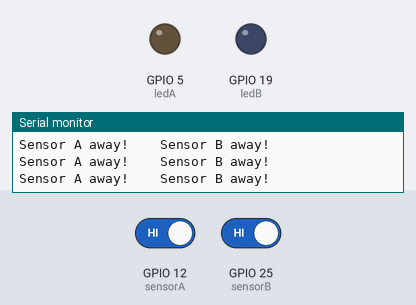
Simulated run of this program. Board: ESP32. Parts: output pins drawn as LEDs (lit = HIGH), the last lines printed to the serial monitor. Inputs (shaded band) come from the test bench; at power-on: GPIO 12 (sensorA) HIGH, GPIO 25 (sensorB) HIGH.

Above: at 1.2 s.
1.3 s: GPIO 12 (sensorA) driven LOW
At 1.8 s:
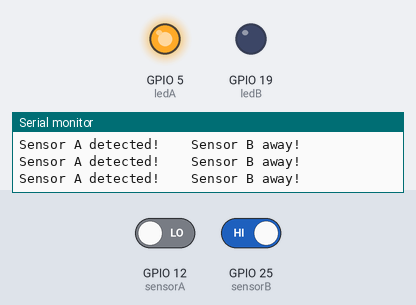
2.8 s: GPIO 25 (sensorB) driven LOW
At 3.1 s:
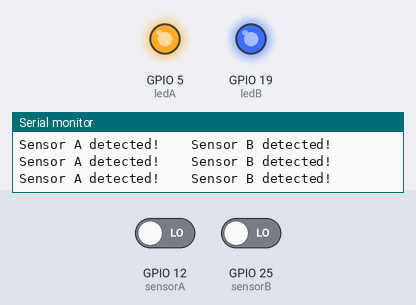
4.3 s: GPIO 12 (sensorA) driven HIGH
At 5.5 s:
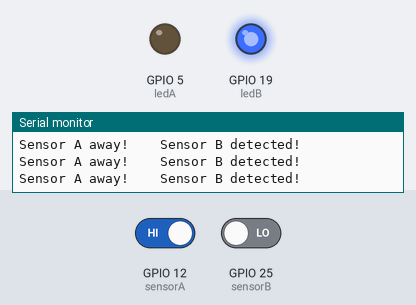
5.8 s: GPIO 25 (sensorB) driven HIGH
At 6.9 s:
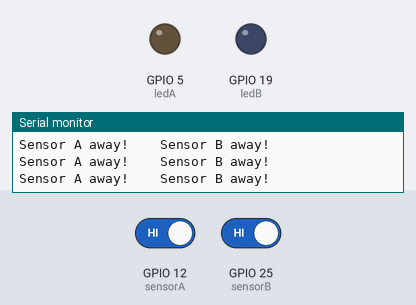
Timing chart, 0 to 8.3 s (numbered marks = the images above; inputs shaded):
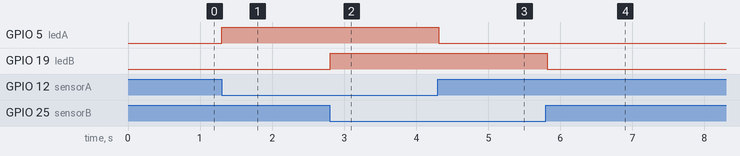

Measured:
- after the input at 1.3 s, GPIO 5 (ledA): LOW → HIGH at once
- after the input at 2.8 s, GPIO 19 (ledB): LOW → HIGH at once
- after the input at 4.3 s, GPIO 5 (ledA): HIGH → LOW at once
- after the input at 5.8 s, GPIO 19 (ledB): HIGH → LOW at once

The program:

main.cpp
```cpp
#include <Arduino.h>

#define sensorA 12
#define sensorB 25
#define ledA 5
#define ledB 19

// alguma coisa

void setup() {
  Serial.begin(115200);
  pinMode(sensorA, INPUT);
  pinMode(sensorB, INPUT);
  pinMode(ledA, OUTPUT);
  pinMode(ledB, OUTPUT);
  Serial.println("All pins set");
}

void loop() {
  if(digitalRead(sensorA) == LOW){
    digitalWrite(ledA, HIGH);
    Serial.print("Sensor A detected!");
  } else {
    digitalWrite(ledA, LOW);
    Serial.print("Sensor A away!");
  }

  if(digitalRead(sensorB) == LOW){
    digitalWrite(ledB, HIGH);
    Serial.println("    Sensor B detected!");
  } else {
    digitalWrite(ledB, LOW);
    Serial.println("    Sensor B away!");
  }

  delay(100);
}
```
